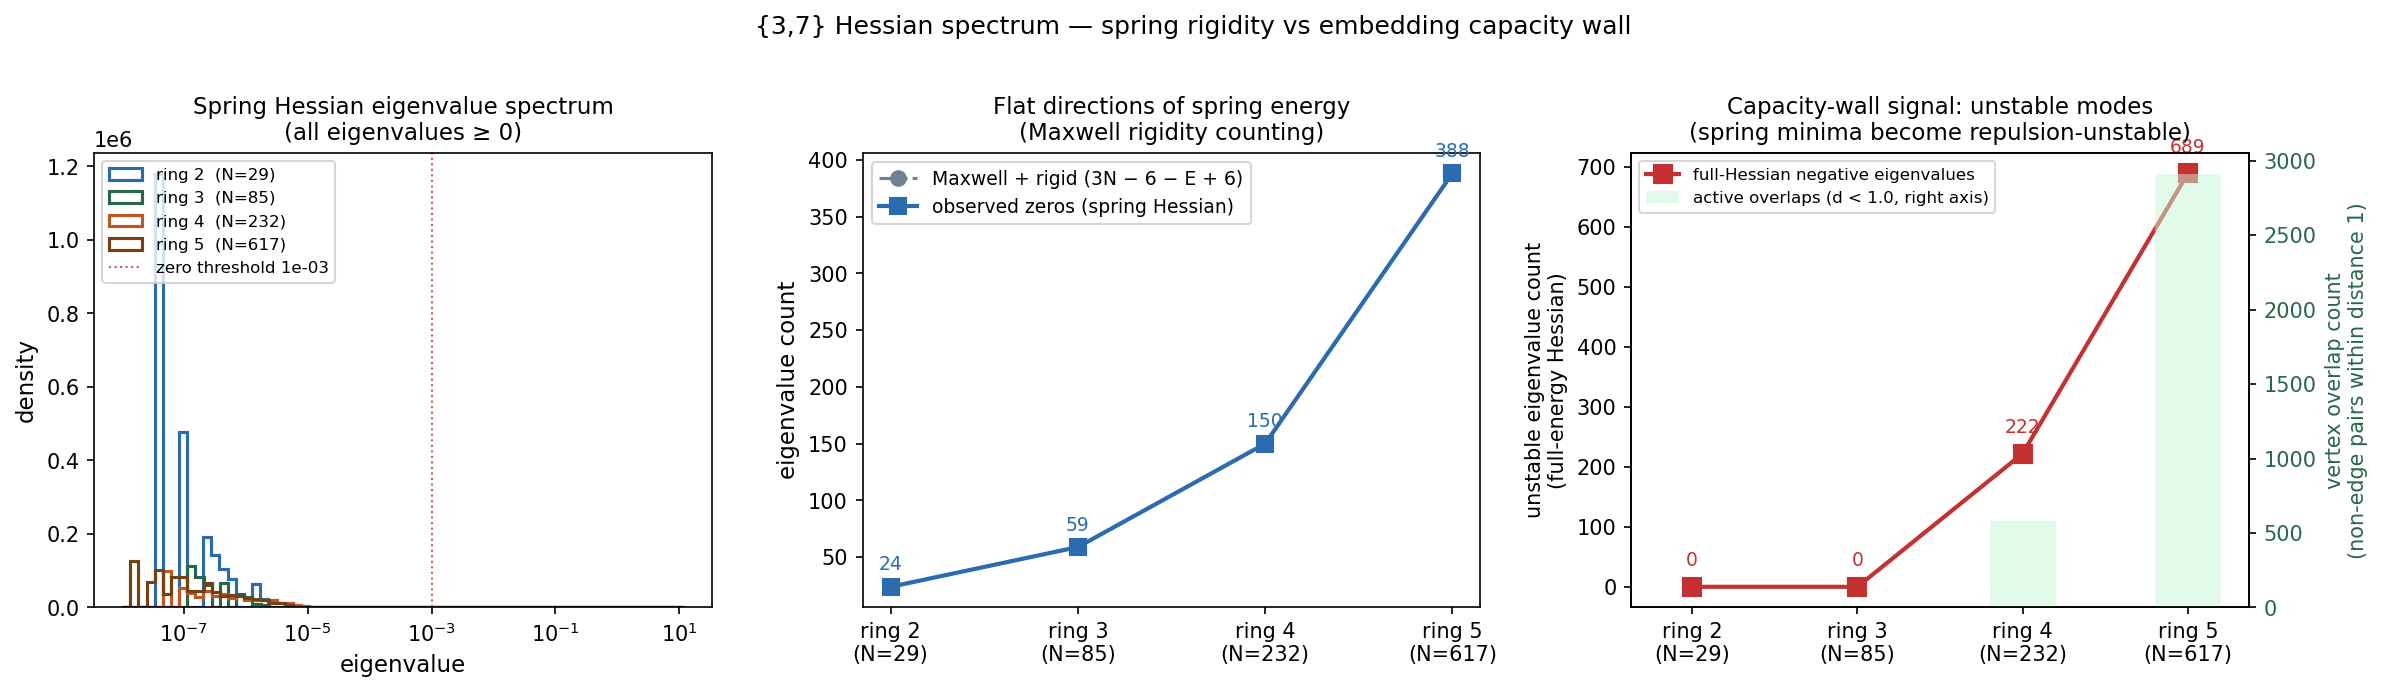

Here is the Python script that generated this plot:
"""
Three-panel Hessian spectrum figure for {3,7} embedding capacity wall.

Loads:
  hessian_spring_all.json  — spring-only Hessian for rings 2-5
  hessian_results.json     — full (spring + repulsion) Hessian for rings 2-5

Two distinct findings emerge:

  1. Spring Hessian (repulse_w=0): exactly recovers Maxwell rigidity theory at
     every ring depth.  The number of zero eigenvalues (flat directions of the
     spring energy) equals 3N − 6 − E + 6 for all rings.  The solution manifold
     GROWS with ring depth; this is the standard result.

  2. Full Hessian (repulse_w=1): the library embeddings for rings 4-5 are
     spring-energy minima but are unstable under the full energy.  They
     accumulate vertex overlaps (583 at ring 4, 2909 at ring 5) that give
     rise to negative curvature in the full Hessian.  The number of negative
     eigenvalues (unstable modes) grows dramatically with ring depth — a
     direct signature of the embedding capacity wall.

Usage:
    python figure_hessian_spectrum.py
"""
import json, argparse
import numpy as np
import matplotlib
matplotlib.use('Agg')
import matplotlib.pyplot as plt

RING_COLORS = {2: '#2b6cb0', 3: '#276749', 4: '#c05621', 5: '#744210'}


def load(path):
    with open(path) as f:
        data = json.load(f)
    results  = {int(k): v for k, v in data['results'].items()}
    eigvals  = {int(k): np.array(v) for k, v in data['eigvals'].items()}
    return results, eigvals


def panel_spring_spectrum(ax, results_sp, eigvals_sp):
    """Panel 1: log-scale eigenvalue distribution from spring-only Hessian."""
    for r in sorted(eigvals_sp):
        ev    = eigvals_sp[r]
        color = RING_COLORS.get(r, '#666666')
        label = f'ring {r}  (N={results_sp[r]["N"]})'
        pos_ev = ev[ev > 0]
        if len(pos_ev):
            log_min = max(np.log10(pos_ev.min()), -8)
            log_max = np.log10(pos_ev.max())
            bins = np.logspace(log_min, log_max, 70)
            ax.hist(pos_ev, bins=bins, density=True,
                    histtype='step', color=color, lw=1.5, label=label)

    tol = results_sp[next(iter(results_sp))]['tol_zero']
    ax.axvline(tol, color='#c53030', lw=1.0, linestyle=':', alpha=0.8,
               label=f'zero threshold {tol:.0e}')
    ax.set_xscale('log')
    ax.set_xlabel('eigenvalue', fontsize=11)
    ax.set_ylabel('density', fontsize=11)
    ax.set_title('Spring Hessian eigenvalue spectrum\n(all eigenvalues ≥ 0)', fontsize=11)
    ax.legend(fontsize=8, loc='upper left')


def panel_maxwell_zeros(ax, results_sp):
    """Panel 2: Maxwell zero count from spring Hessian — shows solution manifold grows."""
    rs   = sorted(results_sp)
    maxwell_pred = [results_sp[r]['expected_zeros'] for r in rs]
    observed     = [results_sp[r]['zeros'] for r in rs]
    Ns           = [results_sp[r]['N'] for r in rs]

    ax.plot(rs, maxwell_pred, 'o--', color='#718096', lw=1.5, markersize=7,
            label='Maxwell + rigid (3N − 6 − E + 6)')
    ax.plot(rs, observed, 's-', color='#2b6cb0', lw=2, markersize=8,
            label='observed zeros (spring Hessian)')

    for r, m, z in zip(rs, maxwell_pred, observed):
        ax.annotate(str(z), (r, z), textcoords='offset points',
                    xytext=(0, 8), ha='center', fontsize=9, color='#2b6cb0')

    ax.set_xticks(rs)
    ax.set_xticklabels([f'ring {r}\n(N={N})' for r, N in zip(rs, Ns)])
    ax.set_ylabel('eigenvalue count', fontsize=11)
    ax.set_title('Flat directions of spring energy\n(Maxwell rigidity counting)', fontsize=11)
    ax.legend(fontsize=9)


def panel_negative_eigvals(ax, results_full, results_sp):
    """Panel 3: negative eigenvalue count from full Hessian — capacity-wall signal."""
    rs      = sorted(results_full)
    neg     = [results_full[r]['negative'] for r in rs]
    active  = [results_full[r]['n_active_repulsion'] for r in rs]
    Ns      = [results_full[r]['N'] for r in rs]
    colors  = [RING_COLORS.get(r, '#666666') for r in rs]

    ax2 = ax.twinx()
    ax2.bar(rs, active, color='#c6f6d5', alpha=0.5, width=0.4,
            label='active overlaps (d < 1.0, right axis)')
    ax2.set_ylabel('vertex overlap count\n(non-edge pairs within distance 1)',
                   fontsize=10, color='#276749')
    ax2.tick_params(axis='y', labelcolor='#276749')

    ax.plot(rs, neg, 's-', color='#c53030', lw=2, markersize=9, zorder=5,
            label='full-Hessian negative eigenvalues')
    for r, n, c in zip(rs, neg, colors):
        ax.annotate(str(n), (r, n), textcoords='offset points',
                    xytext=(0, 10), ha='center', fontsize=9, color='#c53030')

    ax.set_xticks(rs)
    ax.set_xticklabels([f'ring {r}\n(N={N})' for r, N in zip(rs, Ns)])
    ax.set_ylabel('unstable eigenvalue count\n(full-energy Hessian)', fontsize=10)
    ax.set_title('Capacity-wall signal: unstable modes\n'
                 '(spring minima become repulsion-unstable)', fontsize=11)
    lines, labels = ax.get_legend_handles_labels()
    lines2, labels2 = ax2.get_legend_handles_labels()
    ax.legend(lines + lines2, labels + labels2, fontsize=8, loc='upper left')


def make_figure(results_sp, eigvals_sp, results_full,
                out_path='figure_hessian_spectrum.png'):
    fig, axes = plt.subplots(1, 3, figsize=(16, 4.5))

    panel_spring_spectrum(axes[0], results_sp, eigvals_sp)
    panel_maxwell_zeros(axes[1], results_sp)
    panel_negative_eigvals(axes[2], results_full, results_sp)

    fig.suptitle('{3,7} Hessian spectrum — spring rigidity vs embedding capacity wall',
                 fontsize=12, y=1.02)
    fig.tight_layout()
    fig.savefig(out_path, dpi=150, bbox_inches='tight')
    print(f'Saved {out_path}')


def print_summary(results_sp, results_full):
    print('\nSpring-only Hessian:')
    print(f'{"ring":>5}  {"N":>5}  {"E":>5}  {"Maxwell+6":>9}  '
          f'{"zeros":>6}  {"fraction":>8}')
    for r in sorted(results_sp):
        s = results_sp[r]
        print(f'{r:>5}  {s["N"]:>5}  {s["E"]:>5}  {s["expected_zeros"]:>9}  '
              f'{s["zeros"]:>6}  {s["surviving_fraction"]:>8.3f}')

    print('\nFull Hessian (spring + repulsion):')
    print(f'{"ring":>5}  {"overlaps":>8}  {"negative":>8}  {"zeros":>6}')
    for r in sorted(results_full):
        s = results_full[r]
        print(f'{r:>5}  {s["n_active_repulsion"]:>8}  '
              f'{s["negative"]:>8}  {s["zeros"]:>6}')


if __name__ == '__main__':
    parser = argparse.ArgumentParser()
    parser.add_argument('--spring', default='hessian_spring_all.json')
    parser.add_argument('--full',   default='hessian_results.json')
    parser.add_argument('--out',    default='figure_hessian_spectrum.png')
    args = parser.parse_args()

    results_sp,   eigvals_sp   = load(args.spring)
    results_full, eigvals_full = load(args.full)

    print_summary(results_sp, results_full)
    make_figure(results_sp, eigvals_sp, results_full, out_path=args.out)
